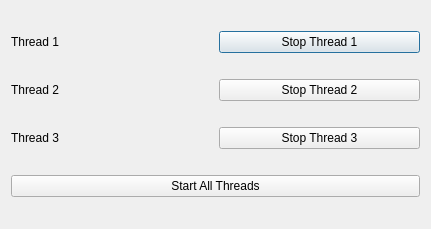
<?xml version="1.0" encoding="UTF-8"?>
<ui version="4.0">
 <class>Dialog</class>
 <widget class="QDialog" name="Dialog">
  <property name="geometry">
   <rect>
    <x>0</x>
    <y>0</y>
    <width>431</width>
    <height>229</height>
   </rect>
  </property>
  <property name="windowTitle">
   <string>Dialog</string>
  </property>
  <layout class="QVBoxLayout" name="verticalLayout">
   <item>
    <layout class="QHBoxLayout" name="horizontalLayout">
     <item>
      <widget class="QLabel" name="label_1">
       <property name="text">
        <string>Thread 1</string>
       </property>
      </widget>
     </item>
     <item>
      <widget class="QPushButton" name="pushButton_2">
       <property name="text">
        <string>Stop Thread 1</string>
       </property>
      </widget>
     </item>
    </layout>
   </item>
   <item>
    <layout class="QHBoxLayout" name="horizontalLayout_2">
     <item>
      <widget class="QLabel" name="label_2">
       <property name="text">
        <string>Thread 2</string>
       </property>
      </widget>
     </item>
     <item>
      <widget class="QPushButton" name="pushButton_3">
       <property name="text">
        <string>Stop Thread 2</string>
       </property>
      </widget>
     </item>
    </layout>
   </item>
   <item>
    <layout class="QHBoxLayout" name="horizontalLayout_3">
     <item>
      <widget class="QLabel" name="label_3">
       <property name="text">
        <string>Thread 3</string>
       </property>
      </widget>
     </item>
     <item>
      <widget class="QPushButton" name="pushButton_4">
       <property name="text">
        <string>Stop Thread 3</string>
       </property>
      </widget>
     </item>
    </layout>
   </item>
   <item>
    <widget class="QPushButton" name="pushButton_1">
     <property name="text">
      <string>Start All Threads</string>
     </property>
    </widget>
   </item>
  </layout>
 </widget>
 <resources/>
 <connections/>
</ui>
